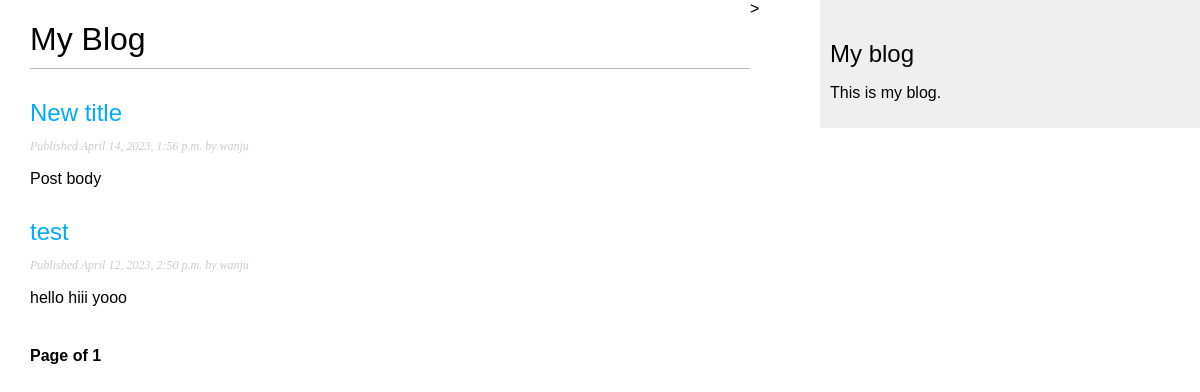
Screenshot of /blog/ with the database file from the repository.
### blog/models.py (models this page shows, shortened)
class Post(models.Model):
    class Status(models.TextChoices):
        DRAFT = 'DF', 'Draft'
        PUBLISHED = 'PB', 'Published'
    title = models.CharField(max_length=250)
    slug = models.SlugField(max_length=250, unique_for_date='publish')
    author = models.ForeignKey(
        User, on_delete=models.CASCADE, related_name='blog_posts'
    )
    body = models.TextField()
    publish = models.DateTimeField(default=timezone.now)
    created = models.DateTimeField(auto_now_add=True)
    updated = models.DateTimeField(auto_now=True)
    status = models.CharField(
        max_length=2, choices=Status.choices, default=Status.DRAFT
    )
    objects = models.Manager()  # Post.objects.<>
    published = (
        PublishManager()
    )  # Post.published.filter(other_condition); default condition: published
    class Meta:
        ordering = ['-publish']
        indexes = [models.Index(fields=['-publish'])]
    def get_absolute_url(self):
        return reverse(
            'blog:post_detail',
            args=[self.publish.year, self.publish.month, self.publish.day, self.slug],
        )

### blog/views.py (the view)
# urls.py: path('', views.PostListView.as_view(), name='post_list'),
class PostListView(ListView):
    queryset = Post.published.all()
    context_object_name = 'posts'
    paginate_by = 3
    template_name = 'blog/post/list.html'

### blog/templates/blog/post/list.html (shortened to what this page needs)
{% extends "blog/base.html" %}
{% block content %}
<h1>My Blog</h1>
{% for post in posts %}
<h2>
    <a href="{{  post.get_absolute_url }}">
        {{ post.title }}
    </a>
</h2>
<p class="date">
    Published {{ post.publish }} by {{ post.author }}
</p>
{{ post.body|truncatewords:30|linebreaks }}
{% endfor %}
{% include "pagination.html" with page=page_obj %}
{% endblock %}

### blog/static/css/blog.css (style rules this page uses)
body { margin: 0; padding: 0; font-family: helvetica, sans-serif; }
a { color: #00abff; text-decoration: none; }
h1 { font-weight: normal; border-bottom: 1px solid #bbb; padding: 0 0 10px 0; }
h2 { font-weight: normal; margin: 30px 0 0; }
p.date { color: #ccc; font-family: georgia, serif; font-size: 12px; font-style: italic; }

### rows the page displays
Post: title "New title", publish "April 14, 2023, 1:56 p.m.", author "wanju", body "Post body"
Post: title "test", publish "April 12, 2023, 2:50 p.m.", author "wanju", body "hello hiii yooo"

### other values shown
{{ page.paginator.num_pages }} "1"
